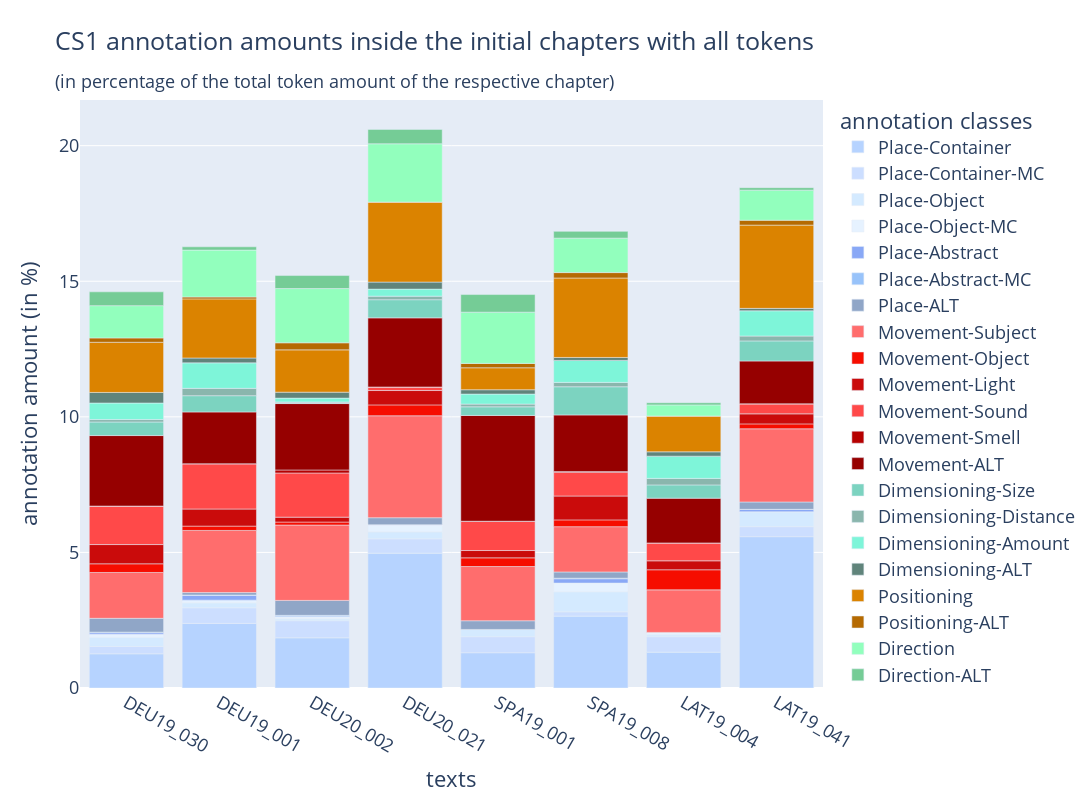

Notebook code for this chart:
### Code cell
# create bar chart with annotation amounts of all first chapters normalized to their token amount: all tokens

data_dict: dict = {
    'text': list(itertools.chain(*[[item] * 21 for item in [
        'DEU19_030', 
        'DEU19_001', 
        'DEU20_002', 
        'DEU20_021', 
        'SPA19_001', 
        'SPA19_008', 
        'LAT19_004', 
        'LAT19_041'
    ]])),
    'annotation_class': [
        'Place-Container', 
        'Place-Container-MC', 
        'Place-Object', 
        'Place-Object-MC', 
        'Place-Abstract', 
        'Place-Abstract-MC', 
        'Place-ALT',
        'Movement-Subject',
        'Movement-Object',
        'Movement-Light',
        'Movement-Sound',
        'Movement-Smell',
        'Movement-ALT',
        'Dimensioning-Size',
        'Dimensioning-Distance',
        'Dimensioning-Amount',
        'Dimensioning-ALT',
        'Positioning',
        'Positioning-ALT',
        'Direction',
        'Direction-ALT'
    ] * 8,
    'amount': []
}
data_dict['amount'] = list(itertools.chain(*[[results['whole_chapters']['ratios']['cs1'][corpus_file[0]][corpus_file[1]]['annotations_by_class_in_file:total_token_amount_in_file'].get(annotation_class, 0) * 100] for corpus_file in [
    ('canspin-deu-19', 'CANSpiN-deu-19_030_1-1-1.tsv'), 
    ('canspin-deu-19', 'CANSpiN-deu-19_001_1-1-1.tsv'),
    ('canspin-deu-20', 'CANSpiN-deu-20_002_1.tsv'),
    ('canspin-deu-20', 'CANSpiN-deu-20_021_1.tsv'),
    ('canspin-spa-19', 'CANSpiN-spa-19_001_1.tsv'),
    ('canspin-spa-19', 'CANSpiN-spa-19_008_1.tsv'),
    ('canspin-lat-19', 'CANSpiN-lat-19_004_1.tsv'),
    ('canspin-lat-19', 'CANSpiN-lat-19_041_1.tsv')
] for annotation_class in data_dict['annotation_class'][:21]]))

data: pd.DataFrame = pd.DataFrame(data_dict)

figure: plotly.graph_objects.Figure = plotly.express.bar(
    data_frame=data,
    x='text',
    y='amount',
    color='annotation_class',
    labels={
        "text": "texts",
        "amount": "annotation amount (in %)",
        "annotation_class": "annotation classes"
    },
    title='CS1 annotation amounts inside the initial chapters with all tokens <br><sub>(in percentage of the total token amount of the respective chapter)</sub>',
    color_discrete_map={
        'Place-Container': '#B6D3FF',
        'Place-Container-MC': '#CCDEFF',
        'Place-Object': '#D4EAFF',
        'Place-Object-MC': '#E6F2FF',
        'Place-Abstract': '#89A8F6',
        'Place-Abstract-MC': '#98C3FA',
        'Place-ALT': '#90A6C7',
        'Movement-Subject': '#FF6D6D',
        'Movement-Object': '#F60D00',
        'Movement-Sound': '#FF4949',
        'Movement-Light': '#CA0B0B',
        'Movement-Smell': '#B60000',
        'Movement-ALT': '#960000',
        'Direction': '#92FFBD',
        'Direction-ALT': '#75CC96',
        'Positioning': '#DB8300',
        'Positioning-ALT': '#B56A01',
        'Dimensioning-Distance': '#8AB6AD',
        'Dimensioning-Size': '#7CD3C0',
        'Dimensioning-Amount': '#7EF5D9',
        'Dimensioning-ALT': '#60847B'
    },
    width=1400,
    height=800
)

figure.update_layout(font={'size': 18})

figure.show()

### Figure 1 — Plotly figure (JSON) as saved in the notebook; plotly's stock layout.template omitted (floating-point values rounded to 4 significant figures)
{"data": [{"alignmentgroup": "True", "hovertemplate": "annotation classes=Place-Container<br>texts=%{x}<br>annotation amount (in %)=%{y}<extra></extra>", "legendgroup": "Place-Container", "marker": {"color": "#B6D3FF", "pattern": {"shape": ""}}, "name": "Place-Container", "offsetgroup": "Place-Container", "orientation": "v", "showlegend": true, "textposition": "auto", "type": "bar", "x": ["DEU19_030", "DEU19_001", "DEU20_002", "DEU20_021", "SPA19_001", "SPA19_008", "LAT19_004", "LAT19_041"], "xaxis": "x", "y": [1.26, 2.38, 1.85, 4.97, 1.3, 2.65, 1.32, 5.58], "yaxis": "y"}, {"alignmentgroup": "True", "hovertemplate": "annotation classes=Place-Container-MC<br>texts=%{x}<br>annotation amount (in %)=%{y}<extra></extra>", "legendgroup": "Place-Container-MC", "marker": {"color": "#CCDEFF", "pattern": {"shape": ""}}, "name": "Place-Container-MC", "offsetgroup": "Place-Container-MC", "orientation": "v", "showlegend": true, "textposition": "auto", "type": "bar", "x": ["DEU19_030", "DEU19_001", "DEU20_002", "DEU20_021", "SPA19_001", "SPA19_008", "LAT19_004", "LAT19_041"], "xaxis": "x", "y": [0.27, 0.58, 0.63, 0.53, 0.59, 0.16, 0.57, 0.37], "yaxis": "y"}, {"alignmentgroup": "True", "hovertemplate": "annotation classes=Place-Object<br>texts=%{x}<br>annotation amount (in %)=%{y}<extra></extra>", "legendgroup": "Place-Object", "marker": {"color": "#D4EAFF", "pattern": {"shape": ""}}, "name": "Place-Object", "offsetgroup": "Place-Object", "orientation": "v", "showlegend": true, "textposition": "auto", "type": "bar", "x": ["DEU19_030", "DEU19_001", "DEU20_002", "DEU20_021", "SPA19_001", "SPA19_008", "LAT19_004", "LAT19_041"], "xaxis": "x", "y": [0.34, 0.18, 0.07, 0.26, 0.27, 0.74, 0.08, 0.55], "yaxis": "y"}, {"alignmentgroup": "True", "hovertemplate": "annotation classes=Place-Object-MC<br>texts=%{x}<br>annotation amount (in %)=%{y}<extra></extra>", "legendgroup": "Place-Object-MC", "marker": {"color": "#E6F2FF", "pattern": {"shape": ""}}, "name": "Place-Object-MC", "offsetgroup": "Place-Object-MC", "orientation": "v", "showlegend": true, "textposition": "auto", "type": "bar", "x": ["DEU19_030", "DEU19_001", "DEU20_002", "DEU20_021", "SPA19_001", "SPA19_008", "LAT19_004", "LAT19_041"], "xaxis": "x", "y": [0.11, 0.1, 0.07, 0.26, 0, 0.32, 0.08, 0], "yaxis": "y"}, {"alignmentgroup": "True", "hovertemplate": "annotation classes=Place-Abstract<br>texts=%{x}<br>annotation amount (in %)=%{y}<extra></extra>", "legendgroup": "Place-Abstract", "marker": {"color": "#89A8F6", "pattern": {"shape": ""}}, "name": "Place-Abstract", "offsetgroup": "Place-Abstract", "orientation": "v", "showlegend": true, "textposition": "auto", "type": "bar", "x": ["DEU19_030", "DEU19_001", "DEU20_002", "DEU20_021", "SPA19_001", "SPA19_008", "LAT19_004", "LAT19_041"], "xaxis": "x", "y": [0.06, 0.18, 0.03, 0, 0, 0.16, 0, 0.09], "yaxis": "y"}, {"alignmentgroup": "True", "hovertemplate": "annotation classes=Place-Abstract-MC<br>texts=%{x}<br>annotation amount (in %)=%{y}<extra></extra>", "legendgroup": "Place-Abstract-MC", "marker": {"color": "#98C3FA", "pattern": {"shape": ""}}, "name": "Place-Abstract-MC", "offsetgroup": "Place-Abstract-MC", "orientation": "v", "showlegend": true, "textposition": "auto", "type": "bar", "x": ["DEU19_030", "DEU19_001", "DEU20_002", "DEU20_021", "SPA19_001", "SPA19_008", "LAT19_004", "LAT19_041"], "xaxis": "x", "y": [0.02, 0.01, 0.03, 0, 0, 0.02, 0, 0], "yaxis": "y"}, {"alignmentgroup": "True", "hovertemplate": "annotation classes=Place-ALT<br>texts=%{x}<br>annotation amount (in %)=%{y}<extra></extra>", "legendgroup": "Place-ALT", "marker": {"color": "#90A6C7", "pattern": {"shape": ""}}, "name": "Place-ALT", "offsetgroup": "Place-ALT", "orientation": "v", "showlegend": true, "textposition": "auto", "type": "bar", "x": ["DEU19_030", "DEU19_001", "DEU20_002", "DEU20_021", "SPA19_001", "SPA19_008", "LAT19_004", "LAT19_041"], "xaxis": "x", "y": [0.51, 0.09, 0.55, 0.26, 0.32, 0.23, 0, 0.27], "yaxis": "y"}, {"alignmentgroup": "True", "hovertemplate": "annotation classes=Movement-Subject<br>texts=%{x}<br>annotation amount (in %)=%{y}<extra></extra>", "legendgroup": "Movement-Subject", "marker": {"color": "#FF6D6D", "pattern": {"shape": ""}}, "name": "Movement-Subject", "offsetgroup": "Movement-Subject", "orientation": "v", "showlegend": true, "textposition": "auto", "type": "bar", "x": ["DEU19_030", "DEU19_001", "DEU20_002", "DEU20_021", "SPA19_001", "SPA19_008", "LAT19_004", "LAT19_041"], "xaxis": "x", "y": [1.69, 2.29, 2.78, 3.76, 2, 1.67, 1.57, 2.7], "yaxis": "y"}, {"alignmentgroup": "True", "hovertemplate": "annotation classes=Movement-Object<br>texts=%{x}<br>annotation amount (in %)=%{y}<extra></extra>", "legendgroup": "Movement-Object", "marker": {"color": "#F60D00", "pattern": {"shape": ""}}, "name": "Movement-Object", "offsetgroup": "Movement-Object", "orientation": "v", "showlegend": true, "textposition": "auto", "type": "bar", "x": ["DEU19_030", "DEU19_001", "DEU20_002", "DEU20_021", "SPA19_001", "SPA19_008", "LAT19_004", "LAT19_041"], "xaxis": "x", "y": [0.32, 0.16, 0.11, 0.4, 0.32, 0.25, 0.74, 0.18], "yaxis": "y"}, {"alignmentgroup": "True", "hovertemplate": "annotation classes=Movement-Light<br>texts=%{x}<br>annotation amount (in %)=%{y}<extra></extra>", "legendgroup": "Movement-Light", "marker": {"color": "#CA0B0B", "pattern": {"shape": ""}}, "name": "Movement-Light", "offsetgroup": "Movement-Light", "orientation": "v", "showlegend": true, "textposition": "auto", "type": "bar", "x": ["DEU19_030", "DEU19_001", "DEU20_002", "DEU20_021", "SPA19_001", "SPA19_008", "LAT19_004", "LAT19_041"], "xaxis": "x", "y": [0.71, 0.63, 0.18, 0.53, 0.27, 0.88, 0.33, 0.37], "yaxis": "y"}, {"alignmentgroup": "True", "hovertemplate": "annotation classes=Movement-Sound<br>texts=%{x}<br>annotation amount (in %)=%{y}<extra></extra>", "legendgroup": "Movement-Sound", "marker": {"color": "#FF4949", "pattern": {"shape": ""}}, "name": "Movement-Sound", "offsetgroup": "Movement-Sound", "orientation": "v", "showlegend": true, "textposition": "auto", "type": "bar", "x": ["DEU19_030", "DEU19_001", "DEU20_002", "DEU20_021", "SPA19_001", "SPA19_008", "LAT19_004", "LAT19_041"], "xaxis": "x", "y": [1.42, 1.67, 1.63, 0.13, 1.08, 0.88, 0.66, 0.37], "yaxis": "y"}, {"alignmentgroup": "True", "hovertemplate": "annotation classes=Movement-Smell<br>texts=%{x}<br>annotation amount (in %)=%{y}<extra></extra>", "legendgroup": "Movement-Smell", "marker": {"color": "#B60000", "pattern": {"shape": ""}}, "name": "Movement-Smell", "offsetgroup": "Movement-Smell", "orientation": "v", "showlegend": true, "textposition": "auto", "type": "bar", "x": ["DEU19_030", "DEU19_001", "DEU20_002", "DEU20_021", "SPA19_001", "SPA19_008", "LAT19_004", "LAT19_041"], "xaxis": "x", "y": [0, 0, 0.11, 0, 0, 0.02, 0, 0], "yaxis": "y"}, {"alignmentgroup": "True", "hovertemplate": "annotation classes=Movement-ALT<br>texts=%{x}<br>annotation amount (in %)=%{y}<extra></extra>", "legendgroup": "Movement-ALT", "marker": {"color": "#960000", "pattern": {"shape": ""}}, "name": "Movement-ALT", "offsetgroup": "Movement-ALT", "orientation": "v", "showlegend": true, "textposition": "auto", "type": "bar", "x": ["DEU19_030", "DEU19_001", "DEU20_002", "DEU20_021", "SPA19_001", "SPA19_008", "LAT19_004", "LAT19_041"], "xaxis": "x", "y": [2.6, 1.91, 2.45, 2.55, 3.9, 2.09, 1.65, 1.58], "yaxis": "y"}, {"alignmentgroup": "True", "hovertemplate": "annotation classes=Dimensioning-Size<br>texts=%{x}<br>annotation amount (in %)=%{y}<extra></extra>", "legendgroup": "Dimensioning-Size", "marker": {"color": "#7CD3C0", "pattern": {"shape": ""}}, "name": "Dimensioning-Size", "offsetgroup": "Dimensioning-Size", "orientation": "v", "showlegend": true, "textposition": "auto", "type": "bar", "x": ["DEU19_030", "DEU19_001", "DEU20_002", "DEU20_021", "SPA19_001", "SPA19_008", "LAT19_004", "LAT19_041"], "xaxis": "x", "y": [0.5, 0.6, 0.03, 0.67, 0.32, 1.04, 0.49, 0.74], "yaxis": "y"}, {"alignmentgroup": "True", "hovertemplate": "annotation classes=Dimensioning-Distance<br>texts=%{x}<br>annotation amount (in %)=%{y}<extra></extra>", "legendgroup": "Dimensioning-Distance", "marker": {"color": "#8AB6AD", "pattern": {"shape": ""}}, "name": "Dimensioning-Distance", "offsetgroup": "Dimensioning-Distance", "orientation": "v", "showlegend": true, "textposition": "auto", "type": "bar", "x": ["DEU19_030", "DEU19_001", "DEU20_002", "DEU20_021", "SPA19_001", "SPA19_008", "LAT19_004", "LAT19_041"], "xaxis": "x", "y": [0.09, 0.27, 0.03, 0.13, 0.1, 0.16, 0.24, 0.18], "yaxis": "y"}, {"alignmentgroup": "True", "hovertemplate": "annotation classes=Dimensioning-Amount<br>texts=%{x}<br>annotation amount (in %)=%{y}<extra></extra>", "legendgroup": "Dimensioning-Amount", "marker": {"color": "#7EF5D9", "pattern": {"shape": ""}}, "name": "Dimensioning-Amount", "offsetgroup": "Dimensioning-Amount", "orientation": "v", "showlegend": true, "textposition": "auto", "type": "bar", "x": ["DEU19_030", "DEU19_001", "DEU20_002", "DEU20_021", "SPA19_001", "SPA19_008", "LAT19_004", "LAT19_041"], "xaxis": "x", "y": [0.61, 0.94, 0.14, 0.26, 0.37, 0.81, 0.82, 0.93], "yaxis": "y"}, {"alignmentgroup": "True", "hovertemplate": "annotation classes=Dimensioning-ALT<br>texts=%{x}<br>annotation amount (in %)=%{y}<extra></extra>", "legendgroup": "Dimensioning-ALT", "marker": {"color": "#60847B", "pattern": {"shape": ""}}, "name": "Dimensioning-ALT", "offsetgroup": "Dimensioning-ALT", "orientation": "v", "showlegend": true, "textposition": "auto", "type": "bar", "x": ["DEU19_030", "DEU19_001", "DEU20_002", "DEU20_021", "SPA19_001", "SPA19_008", "LAT19_004", "LAT19_041"], "xaxis": "x", "y": [0.39, 0.18, 0.22, 0.26, 0.16, 0.11, 0.16, 0.09], "yaxis": "y"}, {"alignmentgroup": "True", "hovertemplate": "annotation classes=Positioning<br>texts=%{x}<br>annotation amount (in %)=%{y}<extra></extra>", "legendgroup": "Positioning", "marker": {"color": "#DB8300", "pattern": {"shape": ""}}, "name": "Positioning", "offsetgroup": "Positioning", "orientation": "v", "showlegend": true, "textposition": "auto", "type": "bar", "x": ["DEU19_030", "DEU19_001", "DEU20_002", "DEU20_021", "SPA19_001", "SPA19_008", "LAT19_004", "LAT19_041"], "xaxis": "x", "y": [1.85, 2.18, 1.56, 2.95, 0.81, 2.93, 1.32, 3.07], "yaxis": "y"}, {"alignmentgroup": "True", "hovertemplate": "annotation classes=Positioning-ALT<br>texts=%{x}<br>annotation amount (in %)=%{y}<extra></extra>", "legendgroup": "Positioning-ALT", "marker": {"color": "#B56A01", "pattern": {"shape": ""}}, "name": "Positioning-ALT", "offsetgroup": "Positioning-ALT", "orientation": "v", "showlegend": true, "textposition": "auto", "type": "bar", "x": ["DEU19_030", "DEU19_001", "DEU20_002", "DEU20_021", "SPA19_001", "SPA19_008", "LAT19_004", "LAT19_041"], "xaxis": "x", "y": [0.16, 0.07, 0.26, 0, 0.16, 0.2, 0, 0.18], "yaxis": "y"}, {"alignmentgroup": "True", "hovertemplate": "annotation classes=Direction<br>texts=%{x}<br>annotation amount (in %)=%{y}<extra></extra>", "legendgroup": "Direction", "marker": {"color": "#92FFBD", "pattern": {"shape": ""}}, "name": "Direction", "offsetgroup": "Direction", "orientation": "v", "showlegend": true, "textposition": "auto", "type": "bar", "x": ["DEU19_030", "DEU19_001", "DEU20_002", "DEU20_021", "SPA19_001", "SPA19_008", "LAT19_004", "LAT19_041"], "xaxis": "x", "y": [1.19, 1.73, 2, 2.15, 1.89, 1.27, 0.41, 1.11], "yaxis": "y"}, {"alignmentgroup": "True", "hovertemplate": "annotation classes=Direction-ALT<br>texts=%{x}<br>annotation amount (in %)=%{y}<extra></extra>", "legendgroup": "Direction-ALT", "marker": {"color": "#75CC96", "pattern": {"shape": ""}}, "name": "Direction-ALT", "offsetgroup": "Direction-ALT", "orientation": "v", "showlegend": true, "textposition": "auto", "type": "bar", "x": ["DEU19_030", "DEU19_001", "DEU20_002", "DEU20_021", "SPA19_001", "SPA19_008", "LAT19_004", "LAT19_041"], "xaxis": "x", "y": [0.51, 0.12, 0.48, 0.53, 0.65, 0.25, 0.08, 0.09], "yaxis": "y"}], "layout": {"barmode": "relative", "font": {"size": 18}, "height": 800, "legend": {"title": {"text": "annotation classes"}, "tracegroupgap": 0}, "title": {"text": "CS1 annotation amounts inside the initial chapters with all tokens <br><sub>(in percentage of the total token amount of the respective chapter)</sub>"}, "width": 1400, "xaxis": {"anchor": "y", "domain": [0, 1], "title": {"text": "texts"}}, "yaxis": {"anchor": "x", "domain": [0, 1], "title": {"text": "annotation amount (in %)"}}}}
